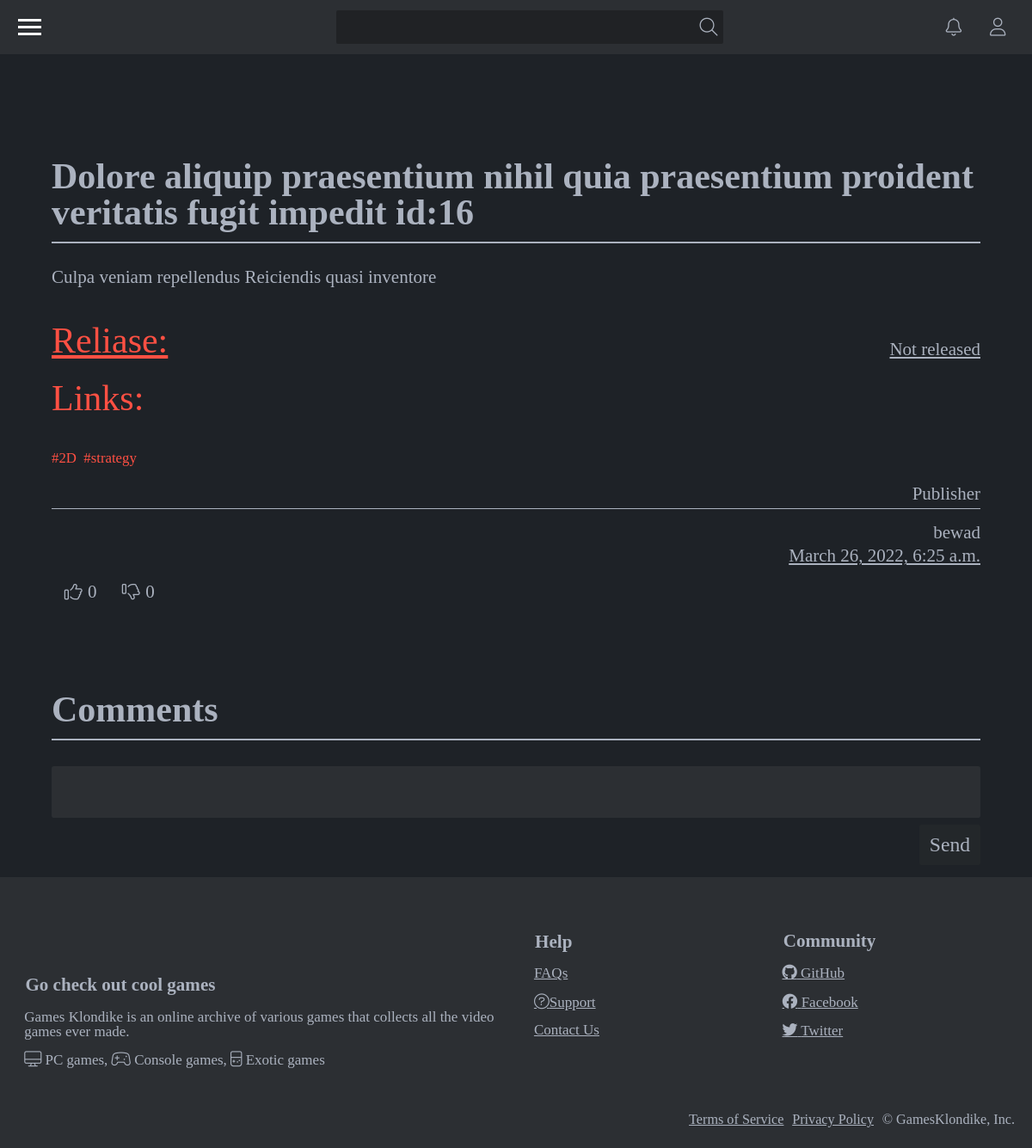
The app's page /post/16 (signed in) with its own data.
### src/posts/models.py (models this page shows, shortened)
class PostGame(models.Model):
    Email = models.ForeignKey(
        User, on_delete=models.CASCADE, related_name='post_game')
    Title = models.CharField(max_length=200, unique=True)
    Description = models.TextField(max_length=10000, blank=True, null=True)
    ReleaseDate = models.DateTimeField(auto_now_add=False)
    PubDate = models.DateTimeField(auto_now_add=True)
    ChangeDate = models.DateTimeField(auto_now=True)
    Tags = models.ManyToManyField(PostTag)
    class Meta:
        verbose_name = 'Game Posts'
        verbose_name_plural = 'Game Posts'

class PostTag(models.Model):
    Tag = models.CharField(max_length=200, unique=True)
    class Meta:
        verbose_name = 'Tags'
        verbose_name_plural = 'TagsXD'
    def __str__(self) -> str:
        return f'{self.Tag}'

### src/oauth/models.py (models this page shows, shortened)
class User(AbstractBaseUser, PermissionsMixin):
    Email = models.EmailField(unique=True)
    UserName = models.CharField(max_length=200, unique=True)
    JoinDate = models.DateTimeField(auto_now_add=True)
    LastDate = models.DateTimeField(auto_now_add=True)
    JoinIP = models.CharField(max_length=200)
    LastIP = models.CharField(max_length=200)
    Avatar = models.ImageField(
        upload_to=get_path_upload_avatar,
        blank=True,
        null=True,
        validators=[FileExtensionValidator(
            allowed_extensions=['jpg', 'jpeg', 'gif', 'png']), validate_size_image]
    )
    objects = UserManager()
    USERNAME_FIELD = 'Email'
    REQUIRED_FIELDS = []
    class Meta:
        verbose_name = 'User'
        verbose_name_plural = 'User'

### src/posts/views.py (the view)
# urls.py: path('post/<str:game>', views_posts.post, name='post'),
    def post(request, game=PostGame.objects.all()[0].id):
        dict = get_post_by_id(game)
        return render(request, 'front/post.html', dict)

### templates/front/post.html (shortened to what this page needs)
{% extends 'layout.html' %} {% load static %} {% block lang %}ru{% endblock %} {% block title %}Home{% endblock %} {% block addictionsBefore %}
<link rel="stylesheet" href="{% static 'icons.css' %}">
<link rel="stylesheet" href="{% static 'main.css' %}"> {% endblock %} {% block header %}{%include 'header.html'%}{% endblock %} {% block main %}
<div class="main">
    <div class="post">
        <div class="post__title">{{title}}</div>
        <div class="post__text">{{text|linebreaks}} </div>
        <div class="post__release">
            <div class="post__release-title">Reliase:</div>
            <div class="post__release-date">Not released</div>
        </div>
        <div class="post__link">
            <div class="post__link-title">Links:</div>
        </div>
        <div class="post__tags">
            {% for tag in tags %}
            <a href="{{tag.link}} " class="post__tag">{{tag.text}} </a>{%endfor%}
        </div>
        <div class="post__publisher">
            <div class="post__pub-title">Publisher</div>
            <a href="{{publisher.link}}" class="post__pub-user">{{publisher.user}}</a>
            <div class="post__pub-date">{{publisher.date}}</div>
        </div>
        <div class="post__likes">
            <form class="likes" action="" method="post">
                <i class="fa-light fa-thumbs-up"></i>
                <div class="count">0</div>
            </form>
            <form class="dislikes" action="" method="post">
                <i class="fa-light fa-thumbs-down"></i>
                <div class="count">0</div>
            </form>
        </div>
        <div class="post__title">Comments</div>
        <form class="post__comment-form" action="" method="post">
            <input type="text" name="newComment" class="input-text" />
            <div class="btn"><span>Send</span></div>
        </form>
    </div>
</div>
{% endblock %} {% block footer %}{%include 'footer.html'%}{% endblock %}

### records on screen
PostGame: Description "Culpa veniam repellendus Reiciendis quasi inventore", date "March 26, 2022, 6:25 a.m."
PostTag: text "2D"
PostTag: text "strategy"
User: user "bewad"

### other values on screen
{{ title }} "Dolore aliquip praesentium nihil quia praesentium proident veritatis fugit impedit id:16"
